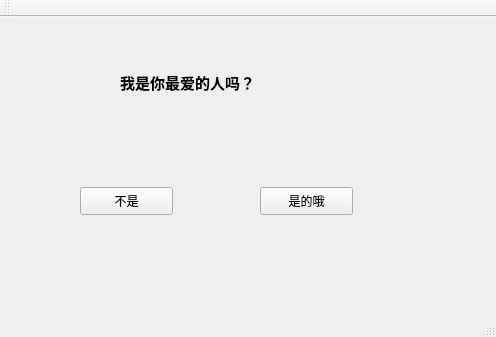
<?xml version="1.0" encoding="UTF-8"?>
<ui version="4.0">
 <class>MainWindow</class>
 <widget class="QMainWindow" name="MainWindow">
  <property name="geometry">
   <rect>
    <x>0</x>
    <y>0</y>
    <width>496</width>
    <height>337</height>
   </rect>
  </property>
  <property name="mouseTracking">
   <bool>true</bool>
  </property>
  <property name="windowTitle">
   <string>MainWindow</string>
  </property>
  <widget class="QWidget" name="centralWidget">
   <widget class="QLabel" name="label">
    <property name="geometry">
     <rect>
      <x>120</x>
      <y>50</y>
      <width>281</width>
      <height>31</height>
     </rect>
    </property>
    <property name="font">
     <font>
      <family>Algerian</family>
      <pointsize>11</pointsize>
      <weight>75</weight>
      <bold>true</bold>
     </font>
    </property>
    <property name="text">
     <string>我是你最爱的人吗？</string>
    </property>
   </widget>
   <widget class="QPushButton" name="pushButton">
    <property name="geometry">
     <rect>
      <x>80</x>
      <y>170</y>
      <width>93</width>
      <height>28</height>
     </rect>
    </property>
    <property name="mouseTracking">
     <bool>true</bool>
    </property>
    <property name="text">
     <string>不是</string>
    </property>
   </widget>
   <widget class="QPushButton" name="pushButton_2">
    <property name="geometry">
     <rect>
      <x>260</x>
      <y>170</y>
      <width>93</width>
      <height>28</height>
     </rect>
    </property>
    <property name="text">
     <string>是的哦</string>
    </property>
   </widget>
  </widget>
  <widget class="QMenuBar" name="menuBar">
   <property name="geometry">
    <rect>
     <x>0</x>
     <y>0</y>
     <width>496</width>
     <height>26</height>
    </rect>
   </property>
  </widget>
  <widget class="QToolBar" name="mainToolBar">
   <attribute name="toolBarArea">
    <enum>TopToolBarArea</enum>
   </attribute>
   <attribute name="toolBarBreak">
    <bool>false</bool>
   </attribute>
  </widget>
  <widget class="QStatusBar" name="statusBar"/>
 </widget>
 <layoutdefault spacing="6" margin="11"/>
 <resources/>
 <connections/>
</ui>
